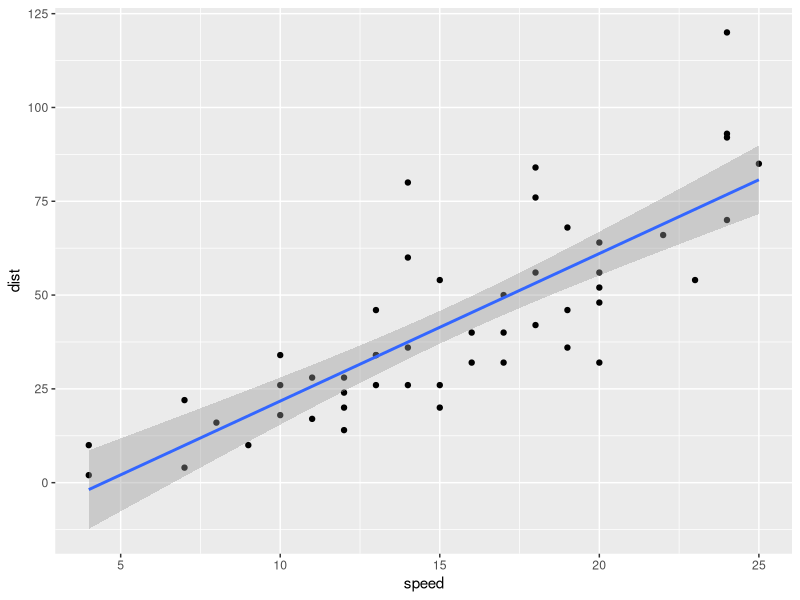
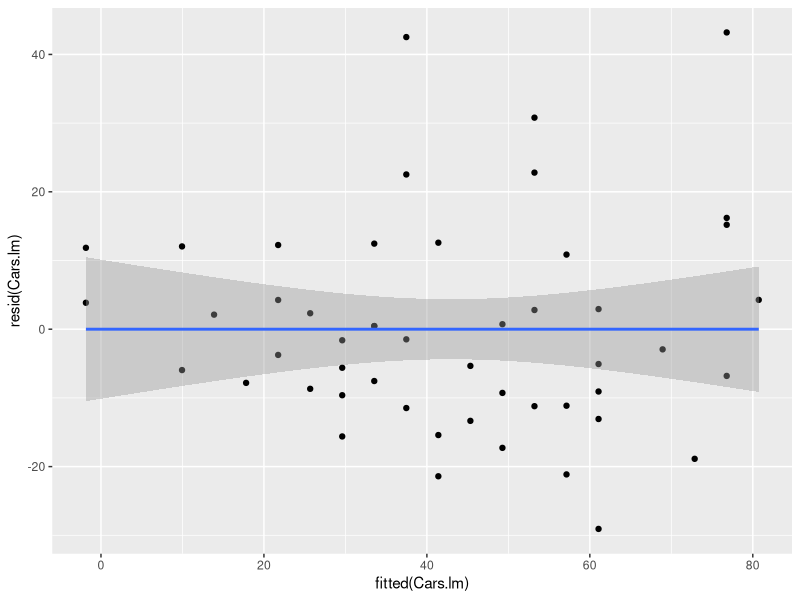
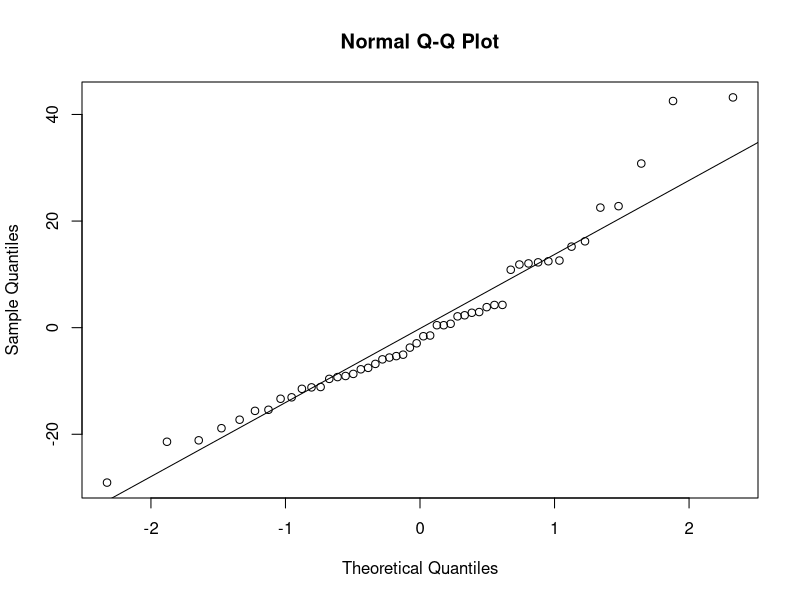
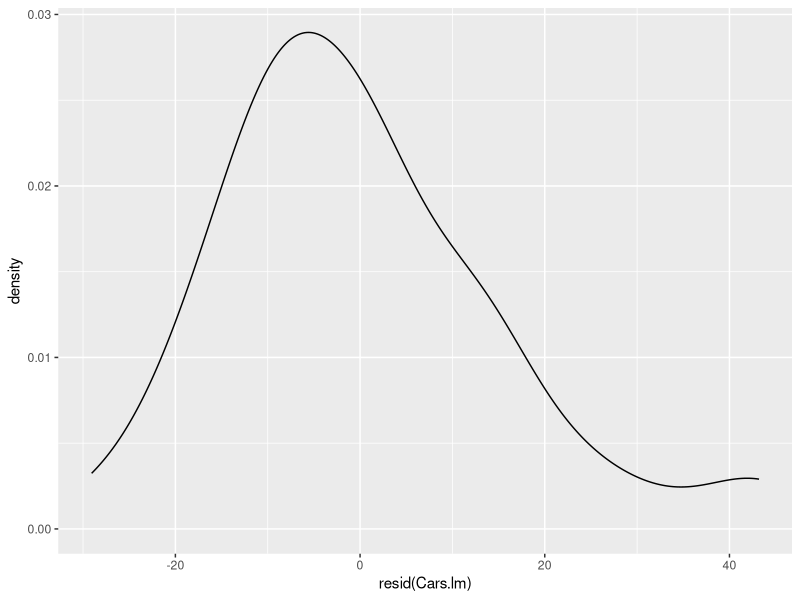

Source code (R) for these figures, in order:
## ---- chunk 1
knitr::opts_chunk$set(echo = TRUE)
library(ggplot2)
## ---- chunk 2
data("cars")
head(cars)
## ---- chunk 3
attach(cars)
Cars.lm <- lm(dist ~  speed)
## ---- chunk 4
ggplot(cars, aes(x=speed, y=dist)) + geom_point() + geom_smooth(method='lm')
## ---- chunk 5
summary(Cars.lm)
## ---- chunk 6
ggplot(cars, aes(x=fitted(Cars.lm), y=resid(Cars.lm))) + geom_point() + geom_smooth(method='lm')
## ---- chunk 7

qqnorm(resid(Cars.lm))
qqline(resid(Cars.lm))
## ---- chunk 8
ggplot(cars, aes(resid(Cars.lm))) + geom_density(kernel = "gaussian") 
